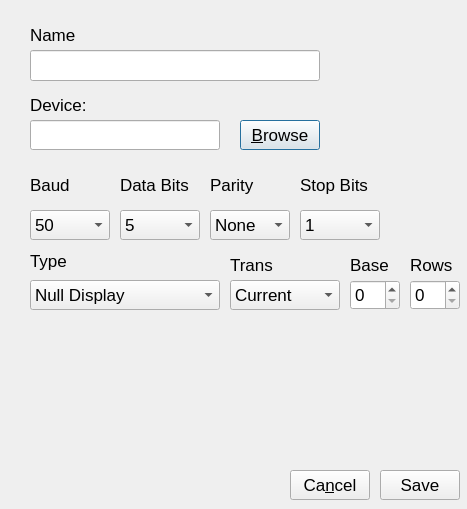
<?xml version="1.0" encoding="UTF-8"?>
<ui version="4.0">
 <class>DisplaySetupDialog</class>
 <widget class="QDialog" name="DisplaySetupDialog">
  <property name="windowModality">
   <enum>Qt::ApplicationModal</enum>
  </property>
  <property name="geometry">
   <rect>
    <x>0</x>
    <y>0</y>
    <width>467</width>
    <height>509</height>
   </rect>
  </property>
  <property name="font">
   <font>
    <pointsize>13</pointsize>
   </font>
  </property>
  <property name="windowTitle">
   <string>Setup Display</string>
  </property>
  <widget class="QLabel" name="textLabel1_2">
   <property name="geometry">
    <rect>
     <x>30</x>
     <y>20</y>
     <width>181</width>
     <height>30</height>
    </rect>
   </property>
   <property name="text">
    <string>Name</string>
   </property>
   <property name="wordWrap">
    <bool>false</bool>
   </property>
  </widget>
  <widget class="QLabel" name="textLabel1">
   <property name="geometry">
    <rect>
     <x>30</x>
     <y>90</y>
     <width>181</width>
     <height>30</height>
    </rect>
   </property>
   <property name="text">
    <string>Device:</string>
   </property>
   <property name="wordWrap">
    <bool>false</bool>
   </property>
  </widget>
  <widget class="QPushButton" name="browseButton">
   <property name="geometry">
    <rect>
     <x>240</x>
     <y>120</y>
     <width>80</width>
     <height>30</height>
    </rect>
   </property>
   <property name="text">
    <string>&amp;Browse</string>
   </property>
  </widget>
  <widget class="QLineEdit" name="devicePathEdit">
   <property name="geometry">
    <rect>
     <x>30</x>
     <y>120</y>
     <width>190</width>
     <height>30</height>
    </rect>
   </property>
  </widget>
  <widget class="QLabel" name="textLabel2">
   <property name="geometry">
    <rect>
     <x>30</x>
     <y>170</y>
     <width>80</width>
     <height>30</height>
    </rect>
   </property>
   <property name="text">
    <string>Baud</string>
   </property>
   <property name="wordWrap">
    <bool>false</bool>
   </property>
  </widget>
  <widget class="QLabel" name="textLabel2_2">
   <property name="geometry">
    <rect>
     <x>120</x>
     <y>170</y>
     <width>80</width>
     <height>30</height>
    </rect>
   </property>
   <property name="text">
    <string>Data Bits</string>
   </property>
   <property name="wordWrap">
    <bool>false</bool>
   </property>
  </widget>
  <widget class="QLabel" name="textLabel2_3">
   <property name="geometry">
    <rect>
     <x>210</x>
     <y>170</y>
     <width>80</width>
     <height>30</height>
    </rect>
   </property>
   <property name="text">
    <string>Parity</string>
   </property>
   <property name="wordWrap">
    <bool>false</bool>
   </property>
  </widget>
  <widget class="QLabel" name="textLabel2_3_2">
   <property name="geometry">
    <rect>
     <x>300</x>
     <y>170</y>
     <width>80</width>
     <height>30</height>
    </rect>
   </property>
   <property name="text">
    <string>Stop Bits</string>
   </property>
   <property name="wordWrap">
    <bool>false</bool>
   </property>
  </widget>
  <widget class="QComboBox" name="stopBitCombo">
   <property name="geometry">
    <rect>
     <x>300</x>
     <y>210</y>
     <width>80</width>
     <height>30</height>
    </rect>
   </property>
   <item>
    <property name="text">
     <string>1</string>
    </property>
   </item>
   <item>
    <property name="text">
     <string>2</string>
    </property>
   </item>
  </widget>
  <widget class="QComboBox" name="parityCombo">
   <property name="geometry">
    <rect>
     <x>210</x>
     <y>210</y>
     <width>80</width>
     <height>30</height>
    </rect>
   </property>
   <item>
    <property name="text">
     <string>None</string>
    </property>
   </item>
   <item>
    <property name="text">
     <string>Odd</string>
    </property>
   </item>
   <item>
    <property name="text">
     <string>Even</string>
    </property>
   </item>
  </widget>
  <widget class="QComboBox" name="dataBitCombo">
   <property name="geometry">
    <rect>
     <x>120</x>
     <y>210</y>
     <width>80</width>
     <height>30</height>
    </rect>
   </property>
   <item>
    <property name="text">
     <string>5</string>
    </property>
   </item>
   <item>
    <property name="text">
     <string>6</string>
    </property>
   </item>
   <item>
    <property name="text">
     <string>7</string>
    </property>
   </item>
   <item>
    <property name="text">
     <string>8</string>
    </property>
   </item>
  </widget>
  <widget class="QPushButton" name="saveButton">
   <property name="geometry">
    <rect>
     <x>380</x>
     <y>470</y>
     <width>80</width>
     <height>30</height>
    </rect>
   </property>
   <property name="text">
    <string>Save</string>
   </property>
  </widget>
  <widget class="QPushButton" name="cancelButton">
   <property name="geometry">
    <rect>
     <x>290</x>
     <y>470</y>
     <width>80</width>
     <height>30</height>
    </rect>
   </property>
   <property name="text">
    <string>Ca&amp;ncel</string>
   </property>
  </widget>
  <widget class="QLabel" name="textLabel2_4_2_2_2">
   <property name="geometry">
    <rect>
     <x>410</x>
     <y>250</y>
     <width>50</width>
     <height>30</height>
    </rect>
   </property>
   <property name="text">
    <string>Rows</string>
   </property>
   <property name="wordWrap">
    <bool>false</bool>
   </property>
  </widget>
  <widget class="QLabel" name="textLabel2_4_2_2">
   <property name="geometry">
    <rect>
     <x>350</x>
     <y>250</y>
     <width>50</width>
     <height>30</height>
    </rect>
   </property>
   <property name="text">
    <string>Base</string>
   </property>
   <property name="wordWrap">
    <bool>false</bool>
   </property>
  </widget>
  <widget class="QLabel" name="textLabel2_4_2">
   <property name="geometry">
    <rect>
     <x>230</x>
     <y>250</y>
     <width>90</width>
     <height>30</height>
    </rect>
   </property>
   <property name="text">
    <string>Trans</string>
   </property>
   <property name="wordWrap">
    <bool>false</bool>
   </property>
  </widget>
  <widget class="QLabel" name="textLabel2_4">
   <property name="geometry">
    <rect>
     <x>30</x>
     <y>250</y>
     <width>190</width>
     <height>21</height>
    </rect>
   </property>
   <property name="text">
    <string>Type</string>
   </property>
   <property name="wordWrap">
    <bool>false</bool>
   </property>
  </widget>
  <widget class="QLineEdit" name="displayNameEdit">
   <property name="geometry">
    <rect>
     <x>30</x>
     <y>50</y>
     <width>290</width>
     <height>31</height>
    </rect>
   </property>
  </widget>
  <widget class="QComboBox" name="baudCombo">
   <property name="geometry">
    <rect>
     <x>30</x>
     <y>210</y>
     <width>80</width>
     <height>30</height>
    </rect>
   </property>
   <item>
    <property name="text">
     <string>50</string>
    </property>
   </item>
   <item>
    <property name="text">
     <string>75</string>
    </property>
   </item>
   <item>
    <property name="text">
     <string>110</string>
    </property>
   </item>
   <item>
    <property name="text">
     <string>134</string>
    </property>
   </item>
   <item>
    <property name="text">
     <string>150</string>
    </property>
   </item>
   <item>
    <property name="text">
     <string>200</string>
    </property>
   </item>
   <item>
    <property name="text">
     <string>300</string>
    </property>
   </item>
   <item>
    <property name="text">
     <string>600</string>
    </property>
   </item>
   <item>
    <property name="text">
     <string>1200</string>
    </property>
   </item>
   <item>
    <property name="text">
     <string>1800</string>
    </property>
   </item>
   <item>
    <property name="text">
     <string>2400</string>
    </property>
   </item>
   <item>
    <property name="text">
     <string>4800</string>
    </property>
   </item>
   <item>
    <property name="text">
     <string>9600</string>
    </property>
   </item>
   <item>
    <property name="text">
     <string>19200</string>
    </property>
   </item>
   <item>
    <property name="text">
     <string>38400</string>
    </property>
   </item>
   <item>
    <property name="text">
     <string>57600</string>
    </property>
   </item>
   <item>
    <property name="text">
     <string>115200</string>
    </property>
   </item>
   <item>
    <property name="text">
     <string>230400</string>
    </property>
   </item>
  </widget>
  <widget class="QSpinBox" name="rowsSpinBox">
   <property name="geometry">
    <rect>
     <x>410</x>
     <y>280</y>
     <width>50</width>
     <height>30</height>
    </rect>
   </property>
  </widget>
  <widget class="QSpinBox" name="baseSpinBox">
   <property name="geometry">
    <rect>
     <x>350</x>
     <y>280</y>
     <width>50</width>
     <height>30</height>
    </rect>
   </property>
   <property name="maximum">
    <number>256</number>
   </property>
  </widget>
  <widget class="QComboBox" name="transCombo">
   <property name="geometry">
    <rect>
     <x>230</x>
     <y>280</y>
     <width>110</width>
     <height>30</height>
    </rect>
   </property>
   <item>
    <property name="text">
     <string>Current</string>
    </property>
   </item>
   <item>
    <property name="text">
     <string>Previous</string>
    </property>
   </item>
  </widget>
  <widget class="Q3Table" name="rowsTable">
   <property name="geometry">
    <rect>
     <x>30</x>
     <y>320</y>
     <width>430</width>
     <height>140</height>
    </rect>
   </property>
   <property name="numRows" stdset="0">
    <number>0</number>
   </property>
   <property name="numCols" stdset="0">
    <number>3</number>
   </property>
  </widget>
  <widget class="QComboBox" name="typeCombo">
   <property name="geometry">
    <rect>
     <x>30</x>
     <y>280</y>
     <width>190</width>
     <height>30</height>
    </rect>
   </property>
   <item>
    <property name="text">
     <string>Null Display</string>
    </property>
   </item>
   <item>
    <property name="text">
     <string>TD3000 serial port</string>
    </property>
   </item>
   <item>
    <property name="text">
     <string>TD3200 serial port</string>
    </property>
   </item>
   <item>
    <property name="text">
     <string>TD3000u USB port</string>
    </property>
   </item>
   <item>
    <property name="text">
     <string>LT9900u USB port</string>
    </property>
   </item>
   <item>
    <property name="text">
     <string>unused</string>
    </property>
   </item>
   <item>
    <property name="text">
     <string>unused</string>
    </property>
   </item>
   <item>
    <property name="text">
     <string>unused</string>
    </property>
   </item>
   <item>
    <property name="text">
     <string>unused</string>
    </property>
   </item>
   <item>
    <property name="text">
     <string>Video Display</string>
    </property>
   </item>
  </widget>
 </widget>
 <layoutdefault spacing="6" margin="11"/>
 <pixmapfunction>qPixmapFromMimeSource</pixmapfunction>
 <customwidgets>
  <customwidget>
   <class>Q3Frame</class>
   <extends>QFrame</extends>
   <header>Qt3Support/Q3Frame</header>
   <container>1</container>
  </customwidget>
  <customwidget>
   <class>Q3Table</class>
   <extends>Q3Frame</extends>
   <header>q3table.h</header>
   <container>1</container>
  </customwidget>
 </customwidgets>
 <includes>
  <include location="local">dao/setupdao.h</include>
 </includes>
 <resources/>
 <connections/>
</ui>
